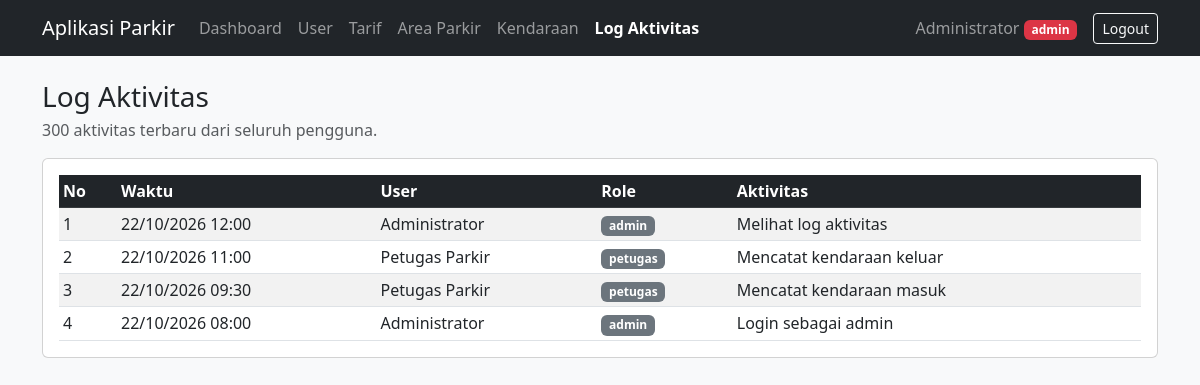
The page /log.php (signed in) on the database its author committed.
### tables this page shows
CREATE TABLE `tb_log_aktivitas` (
  `id_log` int(11) NOT NULL,
  `id_user` int(11) DEFAULT NULL,
  `aktivitas` varchar(100) DEFAULT NULL,
  `waktu_aktivitas` datetime DEFAULT NULL
);

CREATE TABLE `tb_user` (
  `id_user` int(11) NOT NULL,
  `nama_lengkap` varchar(50) DEFAULT NULL,
  `username` varchar(50) DEFAULT NULL,
  `password` varchar(100) DEFAULT NULL,
  `role` enum('admin','petugas','owner') DEFAULT NULL,
  `status_aktif` tinyint(1) DEFAULT NULL
);

### config/koneksi.php (called while the page is built, shortened)
<?php
$db_host = 'localhost';
$db_user = 'root';
$db_pass = '';
$db_name = 'parkir';
try {
    $koneksi = mysqli_connect($db_host, $db_user, $db_pass, $db_name);
    mysqli_set_charset($koneksi, 'utf8mb4');
} catch (mysqli_sql_exception $ex) {
    die('Koneksi database gagal: ' . $ex->getMessage() .
        '. Pastikan MySQL di XAMPP sudah Start dan nama database benar.');
}
function siapkan($sql, $types = '', $params = []) {
    global $koneksi;
    $stmt = mysqli_prepare($koneksi, $sql);
    mysqli_stmt_execute($stmt);
    return $stmt;
}
function ambil($sql, $types = '', $params = []) {
    $stmt = siapkan($sql, $types, $params);
    return mysqli_fetch_all(mysqli_stmt_get_result($stmt), MYSQLI_ASSOC);
}
function e($teks) {
    return htmlspecialchars((string)$teks, ENT_QUOTES, 'UTF-8');
}
function tgl($waktu) {
    return $waktu ? date('d/m/Y H:i', strtotime($waktu)) : '-';
}

### log.php (the view, shortened to what this page needs)
<?php
require __DIR__ . '/config/koneksi.php';
$data = ambil('SELECT l.*, u.nama_lengkap, u.role
               FROM tb_log_aktivitas l
               LEFT JOIN tb_user u ON u.id_user = l.id_user
               ORDER BY l.id_log DESC
               LIMIT 300');
include __DIR__ . '/includes/header.php';
?>
<h3 class="mb-1">Log Aktivitas</h3>
<p class="text-muted">300 aktivitas terbaru dari seluruh pengguna.</p>
<div class="card">
  <div class="card-body table-responsive">
    <table class="table table-striped table-sm align-middle mb-0">
      <thead class="table-dark">
        <tr><th>No</th><th>Waktu</th><th>User</th><th>Role</th><th>Aktivitas</th></tr>
      </thead>
      <tbody>
        <?php foreach ($data as $i => $d): ?>
        <tr>
          <td><?= $i + 1 ?></td>
          <td><?= tgl($d['waktu_aktivitas']) ?></td>
          <td><?= e($d['nama_lengkap'] ?? '(user dihapus)') ?></td>
          <td><span class="badge text-bg-secondary"><?= e($d['role'] ?? '-') ?></span></td>
          <td><?= e($d['aktivitas']) ?></td>
        </tr>
        <?php endforeach; ?>
      </tbody>
    </table>
  </div>
</div>
<?php include __DIR__ . '/includes/footer.php'; ?>

### includes/header.php (shortened to what this page needs)
<?php
$u = $_SESSION['user'];
$menu = [
    'admin'   => [['dashboard.php', 'Dashboard'], ['user.php', 'User'], ['tarif.php', 'Tarif'],
                  ['area.php', 'Area Parkir'], ['kendaraan.php', 'Kendaraan'], ['log.php', 'Log Aktivitas']],
    'petugas' => [['dashboard.php', 'Dashboard'], ['transaksi.php', 'Transaksi']],
    'owner'   => [['dashboard.php', 'Dashboard'], ['rekap.php', 'Rekap Transaksi']],
];
$warna_role = ['admin' => 'danger', 'petugas' => 'success', 'owner' => 'warning'];
$halaman_ini = basename($_SERVER['PHP_SELF']);
?>
<!DOCTYPE html>
<html lang="id">
<head>
  <link rel="stylesheet" href="https://cdn.jsdelivr.net/npm/bootstrap@5.3.0/dist/css/bootstrap.min.css">
</head>
<body class="bg-light">
<nav class="navbar navbar-expand-lg navbar-dark bg-dark mb-4 d-print-none">
  <div class="container">
    <a class="navbar-brand" href="<?= BASE_URL ?>dashboard.php">Aplikasi Parkir</a>
    <div class="collapse navbar-collapse" id="menuUtama">
      <ul class="navbar-nav me-auto">
        <?php foreach ($menu[$u['role']] as $m): ?>
          <li class="nav-item">
            <a class="nav-link <?= $halaman_ini === $m[0] ? 'active fw-bold' : '' ?>"
               href="<?= BASE_URL . $m[0] ?>"><?= $m[1] ?></a>
          </li>
        <?php endforeach; ?>
      </ul>
      <span class="navbar-text me-3">
        <?= e($u['nama_lengkap']) ?>
        <span class="badge text-bg-<?= $warna_role[$u['role']] ?>"><?= e($u['role']) ?></span>
      </span>
      <a class="btn btn-outline-light btn-sm" href="<?= BASE_URL ?>logout.php">Logout</a>
    </div>
  </div>
</nav>
<div class="container pb-5">

### includes/footer.php (shortened to what this page needs)
</div>
</body>
</html>

### rows shown on the page
tb_log_aktivitas: waktu_aktivitas "22/10/2026 12:00", id_user.nama_lengkap "Administrator", id_user.role "admin", aktivitas "Melihat log aktivitas"
tb_log_aktivitas: waktu_aktivitas "22/10/2026 11:00", id_user.nama_lengkap "Petugas Parkir", id_user.role "petugas", aktivitas "Mencatat kendaraan keluar"
tb_log_aktivitas: waktu_aktivitas "22/10/2026 09:30", id_user.nama_lengkap "Petugas Parkir", id_user.role "petugas", aktivitas "Mencatat kendaraan masuk"
tb_log_aktivitas: waktu_aktivitas "22/10/2026 08:00", id_user.nama_lengkap "Administrator", id_user.role "admin", aktivitas "Login sebagai admin"

### other values the page prints
$m[1] "Dashboard"
$m[1] "User"
$m[1] "Tarif"
$m[1] "Area Parkir"
$m[1] "Kendaraan"
$m[1] "Log Aktivitas"
$u['nama_lengkap'] "Administrator"
$u['role'] "admin"
